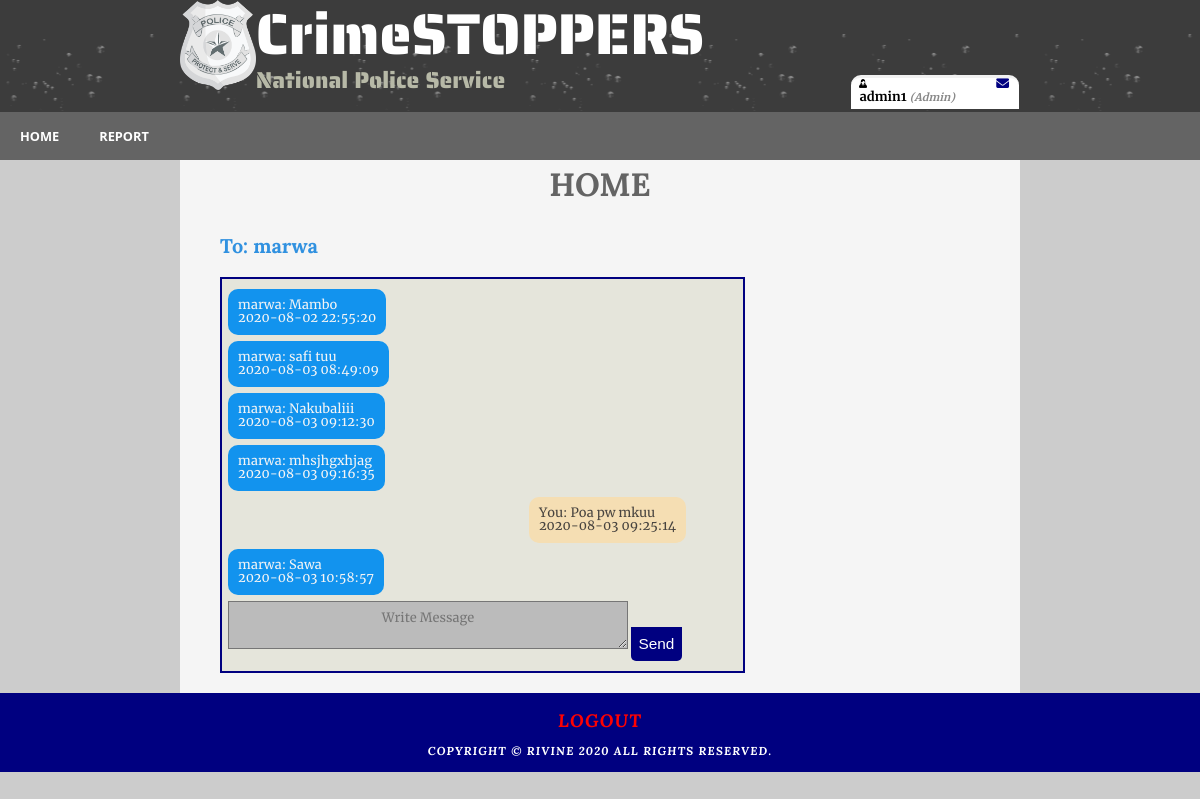
Screenshot of /chat_box/chat_index.php?chat_room_id=4&recipient_id=7 (signed in) with the database file from the repository.
### tables this page shows
CREATE TABLE `users` (
  `id` int(11) NOT NULL,
  `username` varchar(100) NOT NULL,
  `email` varchar(100) NOT NULL,
  `user_type` varchar(20) NOT NULL,
  `password` varchar(100) NOT NULL
);

CREATE TABLE `tb_chat` (
  `id` int(11) NOT NULL,
  `chat_room_id` int(11) DEFAULT NULL,
  `chat_msg` text DEFAULT NULL,
  `status` varchar(10) NOT NULL DEFAULT '0',
  `id_user1` int(11) DEFAULT NULL,
  `id_user2` int(11) NOT NULL,
  `chat_date` varchar(255) DEFAULT NULL
);

### chat_box/chat_index.php (the view, shortened to what this page needs)
<?php
require "function.php";
$id = $_SESSION['user']['id'];
$user_type = $_SESSION['user']['user_type'];
if ($user_type == "admin") {
	$url = "../admin/home.php";
	$report_url = "../admin/report.php";
} else if ($user_type == "police") {
	$url = "../police_mode/home.php";
	$report_url = "../police_mode/report.php";
}
$recipient_id = $_REQUEST['recipient_id'];
$chat_room_id = $_REQUEST['chat_room_id'];
$sql = "SELECT * FROM users WHERE id='$recipient_id'";
$results = $mysql_obj->query($sql);
$chat_display = "";
while ($row = $results->fetch_assoc()) {
	$username_ = $row['username'];
}
$_sql = "UPDATE tb_chat_room SET status='1' WHERE from_user_id='$recipient_id' OR to_user_id='$id'";
$mysql_obj->query($_sql);
$_sql = "UPDATE tb_chat SET status='1' WHERE id_user1='$recipient_id' OR id_user2='$id'";
$mysql_obj->query($_sql);
$sql_ = "SELECT chat_date, chat_msg, id_user1 FROM tb_chat
	    WHERE (id_user1='$id' OR id_user2='$id') AND chat_room_id='$chat_room_id'";
$results = $mysql_obj->query($sql_);
while ($row = $results->fetch_assoc()) {
	$chat_date = $row['chat_date'];
	$chat_sms = $row['chat_msg'];
	$id_user1 = $row['id_user1'];
	if ($id_user1 == $id) {
		$name = 'You';
		$class = 'fl_right';
		$box = 'chat_box_user';
	} else {
		$name = $username_;
		$class = 'fl_left';
		$box = 'chat_box_recipients';
	}
	$chat_display .= "<div class='$box $class'>
			$name: $chat_sms<br>
			$chat_date<br>
		</div><br><br><br><br>";
} ?>
<!DOCTYPE HTML>
<html>
	<head>
		<link rel="stylesheet" type="text/css" href="../css/style.css" />
		<link rel="stylesheet" type="text/css" href="../css/button.css" />
	</head>
	<body>
		<div id="main">
			<div id="header">
				<div id="logo">
					<div class="logo_img">
						<img src="../img/logo.png" alt="NPS Logo" height="auto" width="13%"></img>
						<div id="logo_text">
							<h1><a class="logo_colour" href="../index.php">CrimeSTOPPERS</a></h1>
							<h2>National Police Service</h2>
						</div>
					</div>
					<div class="profile_info">
						<figure class="user_avatar"><img src="../img/admin_profile.png" width="5%">
							<span style="float: right;">
								<a href="chat_list.php"><i class="fa fa-envelope"></i></a>
							</span>
						</figure>
						<div class="user_info">
							<?php if (isset($_SESSION['user'])) : ?>
							<strong><?php echo $_SESSION['user']['username']; ?></strong>
							<small>
								<i style="color: #888;">(<?php echo ucfirst($_SESSION['user']['user_type']); ?>)</i>
							</small>
							<?php endif ?>
						</div>
					</div>
				</div>
				<div id="navbar">
					<nav>
						<ul id="menu">
							<li><a href="<?php echo $url; ?>">Home</a></li>
							<li><a href="<?php echo $report_url; ?>">Report</a></li>
						</ul>
					</nav>
				</div>
			</div>
			<div id="site_content" class="content">
				<div align="center" class="header">
					<h1>Home</h1>
				</div>
				<div id="content">
					<h2>To:&nbsp;<strong><?php echo $username_; ?></strong></h2>
					<table align="center" style="width:70%;" border="0" class="chat_ground">
						<tr>
							<td>
								<div id="result" style="overflow-y:scroll;height:50%;width:90%;max-height:500px;">
									<?php echo $chat_display; ?>
								</div>
								<form class="form" action="send_message.php" method="POST">
									<textarea name="message" style="max-width:400px;max-height:90px;" rows="2" cols="50"
										placeholder="Write Message"></textarea>
									<button name="send_msg" type="submit" style="width:10%;">Send</button>
								</form>
							</td>
						</tr>
					</table>
				</div>
			</div>
			<div id="footer">
				<a href="../login.php" id="logout">logout</a>
				<br><br>
				<p>Copyright &copy; Rivine <?php echo date("Y"); ?> All Rights Reserved.</p>
			</div>
	</body>
</html>

### css/style.css (style rules this page uses)
html { width: 100%; height: fit-content; }
* { margin: 0; padding: 0; box-sizing: border-box; }
body { background-repeat: round; font: normal 0.8em "merriweather-regular", arial, sans-serif; background: url(../img/background.png) #ccc; color: black; }
p { padding: 0 0 20px 0; line-height: 1.7em; }
img { border: 0; }
a.logo_colour { text-decoration: none; color: white; }
ul#menu { list-style-type: none; }
nav { position: relative; width: 100%; height: max-content; overflow: hidden; background: #646464; }
nav li { float: left; }
nav li a, .slide_link { display: block; padding: 8px; color: white; text-align: center; padding: 15px 20px; text-decoration: none; font-family: "Segoe UI", Tahoma, Geneva, Verdana, sans-serif; text-transform: uppercase; font-weight: bold; }
h1, h2, h3, h4, h5, h6 { font: normal 179% "lora-bold", arial, sans-serif; color: #646464; margin: 0 0 15px 0; padding: 15px 0 5px 0; }
h2 { font: normal 155% "lora-bold", arial, sans-serif; color: #3091e0; }
a { outline: none; text-decoration: underline; color: navy; }
#main, #logo, #menubar, #site_content, #content_footer, .slideshow-container, #footer { margin-left: auto; margin-right: auto; }
#main { padding-bottom: 0px; }
#header { background: #6f655f url(../img/header.png); height: 140px; }
.header { text-transform: uppercase; font-size: large; }
#logo { width: 840px; position: relative; height: 80%; }
#logo #logo_text { display: inline-block; position: absolute; font-weight: bolder; font-size: 150%; }
#logo h1, #logo h2 { font: normal 300% "saira_stencil_one-regular", arial, sans-serif; border-bottom: 0; text-transform: none; margin: 0; }
#logo_text h1, #logo_text h1 a { padding: 8px 0 0 0; text-decoration: none; }
#logo_text h2 { font-size: 120%; padding: 4px 0 0 0; color: #b7b9a7; }
#logo .logo_img { display: inline-block; position: absolute; }
#site_content { padding-top: 15px; width: 70%; height: fit-content; overflow: hidden; background: rgb(245, 245, 245); }
#content { width: 100%; padding-left: 40px; padding-right: 50px; padding-bottom: 20px; }
#footer { width: 100%; font: normal 90% "lora-bolditalic", arial, sans-serif; height: fit-content; padding: 20px 0 5px 0; text-align: center; background: navy; color: #fff; text-transform: uppercase; letter-spacing: 0.1em; }
#footer p { padding: 0 0 5px 0; }
#footer a { color: #888; text-decoration: none; }
button { background-color: navy; color: white; outline: 0; border: 0; padding: 8px 0; bottom: 0; border-bottom-right-radius: 5px; border-bottom-left-radius: 5px; cursor: pointer; width: 100%; font-size: 120%; }
a { text-decoration: none; padding: 10px; cursor: pointer; }
a#logout { color: red; font-size: large; }
table tr th, table tr td { background: #3b3b3b; color: #fff; padding: 10px 6px; text-align: left; }
table tr td { background: #e5e5db; color: #47433f; border: 0px solid; }
.user_info, .user_avatar { margin-left: 5%; }
.profile_info { position: absolute; border-top: 3px solid #f1f1f1; border-bottom: 0px solid #f1f1f1; border-radius: 10px 10px 0 0; max-width: 20%; top: 75px; right: 1px; font-family: "merriweather-bold", Arial, Helvetica, sans-serif; font-weight: bold; background-color: white; transition: 0.3s; padding-bottom: 5px; }
.chat_ground { background-color: navy; }
.chat_ground textarea { padding: 10px; background-color: #bbb; font: 100% "merriweather-regular", arial; }
.chat_ground textarea::placeholder { text-align: center; }
.chat_box_user { background-color: wheat; width: fit-content; padding: 10px; border-radius: 10px; -webkit-border-radius: 10px; -moz-border-radius: 10px; -ms-border-radius: 10px; -o-border-radius: 10px; }
.chat_box_recipients { background-color: #1293ee; width: fit-content; color: whitesmoke; padding: 10px; border-radius: 10px; -webkit-border-radius: 10px; -moz-border-radius: 10px; -ms-border-radius: 10px; -o-border-radius: 10px; }
.fl_right, .fl_left { display: inline-block; }
.fl_right { float: right; }
.fl_left { float: left; }

### rows the page displays
users: username "marwa"
tb_chat: chat_msg "Mambo", chat_date "2020-08-02 22:55:20"
tb_chat: chat_msg "safi tuu", chat_date "2020-08-03 08:49:09"
tb_chat: chat_msg "Nakubaliii", chat_date "2020-08-03 09:12:30"
tb_chat: chat_msg "mhsjhgxhjag", chat_date "2020-08-03 09:16:35"
tb_chat: id_user1 "You", chat_msg "Poa pw mkuu", chat_date "2020-08-03 09:25:14"
tb_chat: chat_msg "Sawa", chat_date "2020-08-03 10:58:57"

### other values shown
$_SESSION['user']['username'] "admin1"
$_SESSION['user']['user_type'] "Admin"
